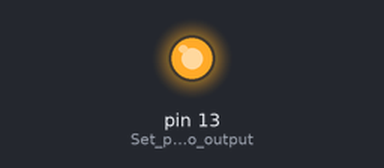
The sketch below on a simulated Arduino Uno, built with avr-gcc and run on an emulated ATmega328P. Parts: output pins drawn as LEDs (lit = HIGH).

Above: at 0.2 s.
At 58.2 s:
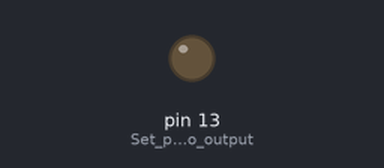
Timing chart, 0 to 65.0 s (numbered marks = the images above):
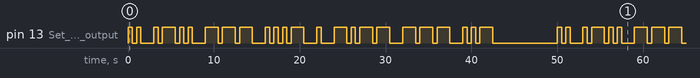

The sketch:

project.ino
```cpp
 /*
  SparkFun Inventor’s Kit
  Circuit 1A-Blink

  Turns an LED connected to pin 13 on and off. Repeats forever.

  This sketch was written by SparkFun Electronics, with lots of help from the Arduino community.
  This code is completely free for any use.

  View circuit diagram and instructions at: https://learn.sparkfun.com/tutorials/sparkfun-inventors-kit-experiment-guide---v41
  Download code at: https://github.com/sparkfun/SIK-Guide-Code
*/

void setup() {

  pinMode(13, OUTPUT);      // Set pin 13 to output

}


void loop() {


  digitalWrite(13, HIGH);   // Turn on the LED
  delay(500);              // On for 1 second
  digitalWrite(13, LOW);   // Turn off the LED
  delay(500);              // Off for 1 second

  digitalWrite(13, HIGH);   // Turn on the LED
  delay(500);              // On for 1 second
  digitalWrite(13, LOW);   // Turn off the LED
  delay(1500);              // Off for 1 second


  digitalWrite(13, HIGH);    // Turn on the LED
  delay(500);              // On for 1 second
  digitalWrite(13, LOW);   // Turn off the LED
  delay(500);              // Off for 1 second

  digitalWrite(13, HIGH);   // Turn on the LED
  delay(1500);              // On for 3 seconds
  digitalWrite(13, LOW);    // Turn off the LED
  delay(500);              // Off for 1 second

  digitalWrite(13, HIGH);   // Turn on the LED
  delay(500);              // On for 1 second
  digitalWrite(13, LOW);    //Turn off the LED
  delay(500);              //Off for 1 second

  digitalWrite(13, HIGH);   // Turn on the LED
  delay(500);              // On for 1 second
  digitalWrite(13, LOW);    //Turn off the LED
  delay(1500);              //Off for 1 second

  digitalWrite(13, HIGH);   // Turn on the LED
  delay(1500);              // On for 3 seconds
  digitalWrite(13, LOW);    // Turn off the LED
  delay(500);              // Off for 1 second

  digitalWrite(13, HIGH);   // Turn on the LED
  delay(1500);              // On for 3 seconds
  digitalWrite(13, LOW);    // Turn off the LED
  delay(500);              // Off for 1 second

  digitalWrite(13, HIGH);   // Turn on the LED
  delay(1500);              // On for 3 seconds
  digitalWrite(13, LOW);    // Turn off the LED
  delay(1500);              // Off for 1 second

  digitalWrite(13, HIGH);    // Turn on the LED
  delay(500);              // On for 1 second
  digitalWrite(13, LOW);   // Turn off the LED
  delay(500);              // Off for 1 second

  digitalWrite(13, HIGH);    // Turn on the LED
  delay(500);              // On for 1 second
  digitalWrite(13, LOW);   // Turn off the LED
  delay(500);              // Off for 1 second

  digitalWrite(13, HIGH);    // Turn on the LED
  delay(500);              // On for 1 second
  digitalWrite(13, LOW);   // Turn off the LED
  delay(500);              // Off for 1 second

  digitalWrite(13, HIGH);   //Turn on the LED
  delay(1500);
  digitalWrite(13, LOW);    //Turn off the LED
  delay(1500);              //Off for 1.5 second

  digitalWrite(13, HIGH);
  delay(500);
  digitalWrite(13, LOW);
  delay(1500);


  digitalWrite(13, HIGH);   //Turn on the LED
  delay(1500);
  digitalWrite(13, LOW);    //Turn off the LED
  delay(500);              //Off for 1.5 second

  digitalWrite(13, HIGH);   //Turn on the LED
  delay(500);
  digitalWrite(13, LOW);    //Turn off the LED
  delay(500);              //Off for 1.5 second

  digitalWrite(13, HIGH);   //Turn on the LED
  delay(1500);
  digitalWrite(13, LOW);    //Turn off the LED
  delay(500);              //Off for 1.5 second

  digitalWrite(13, HIGH);   //Turn on the LED
  delay(1500);
  digitalWrite(13, LOW);    //Turn off the LED
  delay(1500);              //Off for 1.5 second


  digitalWrite(13, HIGH);
  delay(1500);

  digitalWrite(13, LOW);
  delay(500);

  digitalWrite(13, HIGH);
  delay(1500);

  digitalWrite(13, LOW);
  delay(500);

  digitalWrite(13, HIGH);
  delay(1500);

  digitalWrite(13, LOW);
  delay(1500);

  digitalWrite(13, HIGH);
  delay(500);

  digitalWrite(13, LOW);
  delay(500);

  digitalWrite(13, HIGH);
  delay(500);

  digitalWrite(13, LOW);
  delay(500);

  digitalWrite(13, HIGH);
  delay(1500);

  digitalWrite(13, LOW);
  delay(7500);


}
```

Measured:
- by itself, pin 13 (Set_pin_13_to_output): moves between LOW and HIGH, repeating every 50.0 s
- by itself, everything shown: repeats every 50.0 s, in 48 steps
